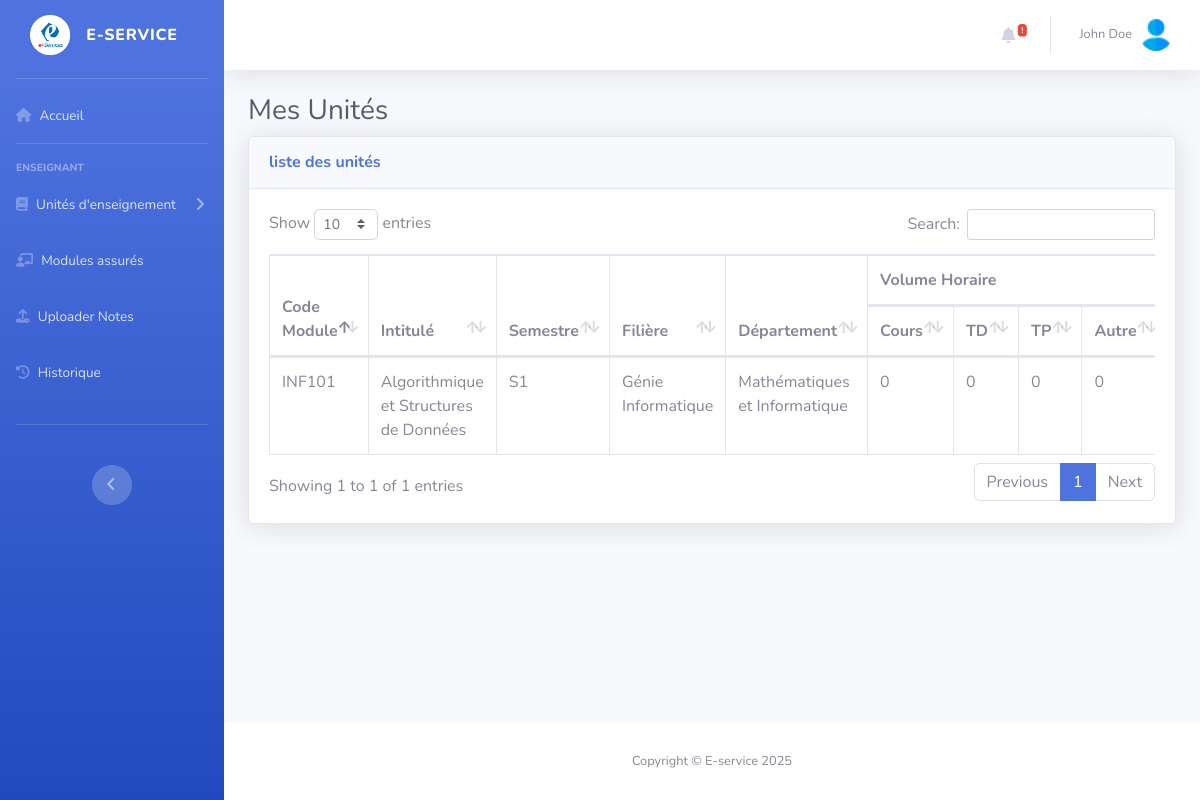
The page /Views/ProfViews/moduleAffec.php (signed in) on the database as committed earlier.
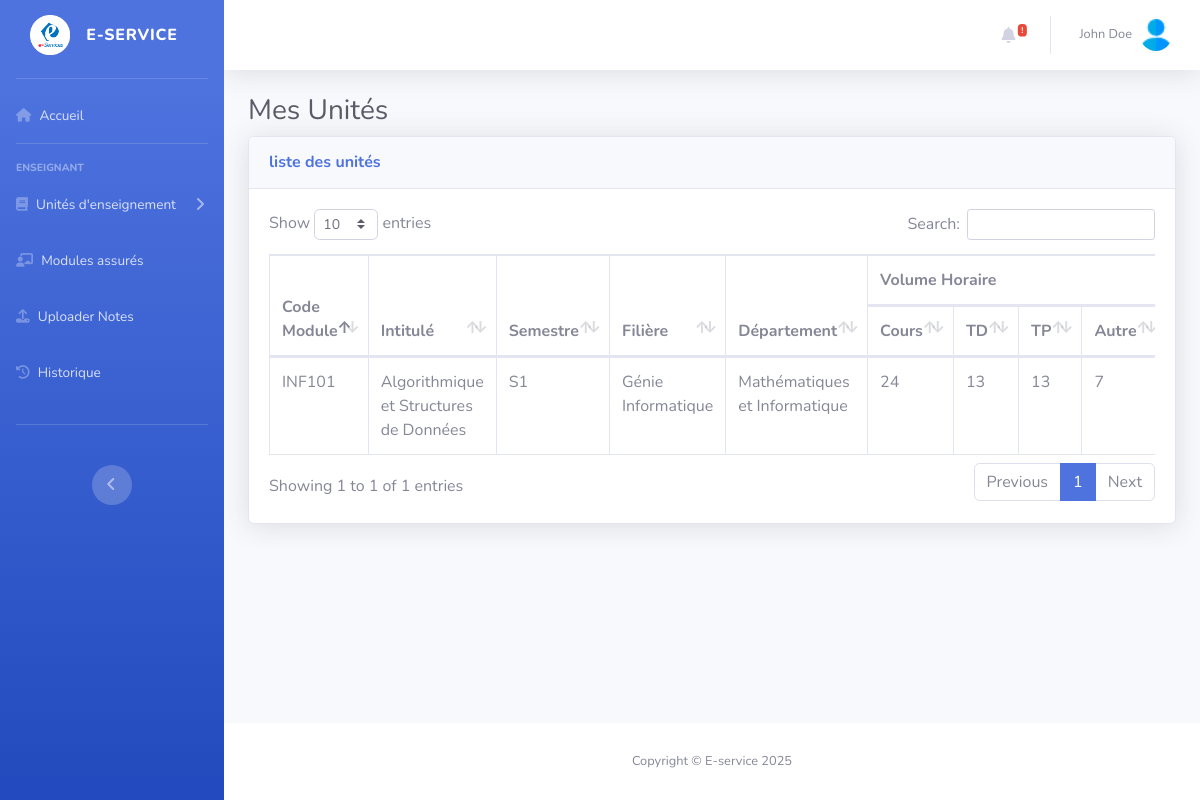
The same page on the database as committed later.
### tables this page shows
CREATE TABLE `utilisateurs` (
  `id` int(11) NOT NULL,
  `firstName` varchar(50) NOT NULL,
  `lastName` varchar(75) NOT NULL,
  `CIN` varchar(10) NOT NULL,
  `Birthdate` date NOT NULL,
  `email` varchar(50) NOT NULL,
  `password` varchar(255) NOT NULL,
  `speciality` varchar(70) NOT NULL,
  `id_departement` int(11) NOT NULL,
  `creation_date` datetime NOT NULL DEFAULT current_timestamp(),
  `must_change_password` tinyint(1) DEFAULT 1
);

CREATE TABLE `professeur` (
  `id_professeur` int(11) NOT NULL,
  `id_unit` int(11) NOT NULL,
  `Volume_horr` int(11) NOT NULL,
  `anneeUniversitaire` varchar(20) NOT NULL
);

CREATE TABLE `units` (
  `id` int(11) NOT NULL,
  `code_module` varchar(10) NOT NULL,
  `intitule` varchar(100) NOT NULL,
  `semestre` varchar(2) NOT NULL,
  `credits` decimal(11,2) NOT NULL,
  `speciality` varchar(50) NOT NULL,
  `departement_id` int(11) NOT NULL,
  `id_filiere` int(11) NOT NULL,
  `statut` tinyint(4) NOT NULL DEFAULT 0,
  `date_creation` datetime NOT NULL DEFAULT current_timestamp()
);

CREATE TABLE `filieres` (
  `id` int(11) NOT NULL,
  `label` varchar(100) NOT NULL,
  `acronym` varchar(10) NOT NULL,
  `id_departement` int(11) NOT NULL
);

CREATE TABLE `departement` (
  `id` int(11) NOT NULL,
  `departement_name` varchar(150) NOT NULL,
  `acronym` varchar(10) NOT NULL
);

CREATE TABLE `volumehorraire` (
  `id_unit` int(11) NOT NULL,
  `Cours` int(11) NOT NULL,
  `TD` int(11) NOT NULL,
  `TP` int(11) NOT NULL,
  `Autre` int(11) NOT NULL,
  `Evaluation` int(11) NOT NULL,
  `VolumeTotal` int(11) GENERATED ALWAYS AS (`Cours` + `TD` + `TP` + `Autre` + `Evaluation`) STORED
);

### Model/database.php (called while the page is built, shortened)
<?php
    function dataBaseConnection(){
        try{
            $pdo=new PDO('mysql:host=localhost;dbname=EserviceDB;port=3306;charset=utf8','root','',array(PDO::ATTR_ERRMODE=>PDO::ERRMODE_EXCEPTION));
        }catch(Exception $e){
            echo $e->getMessage();
        }
        return $pdo;
    }
    function GetFromDb($query,$values,$fetchAll=true){
        try {
            $pdo=dataBaseConnection();
            $stmt=$pdo->prepare($query);
            if (is_array($values)){
                $stmt->execute($values);
            }else{
                $stmt->execute([$values]);
            }
            if($fetchAll){
                $data=$stmt->fetchAll(PDO::FETCH_ASSOC);
            }else{
                $data=$stmt->fetch(PDO::FETCH_ASSOC);
            }
                if ($data === false) {
                    return false;
                }
                return $data;
        } catch (Exception $e) {
            error_log("Error : " . $e->getMessage());
            return false;
        }
    }

### Views/ProfViews/moduleAffec.php (the view, shortened to what this page needs)
<?php
    $data=GetFromDb("SELECT * FROM utilisateurs WHERE id=? ;",$_SESSION['id'],false);
    $userName=$data['firstName'].' '.$data['lastName'];
    $units=GetFromDb('SELECT * FROM units u JOIN professeur p ON u.id=p.id_unit WHERE p.id_professeur=?;',$_SESSION['id']);
?>
    <div id="wrapper">
    <?php require_once "../include/navBars/ProfNav.php";?>
    <?php require_once "../include/header.php";?>
        <div id="content-wrapper" class="d-flex flex-column">
            <div id="content">
                <div class="container-fluid">
                    <h1 class="h3 mb-2 text-gray-800">Mes Unités</h1>
                    <div class="card shadow mb-4">
                        <div class="card-header py-3 d-flex justify-content-between align-items-center">
                            <h6 class="m-0 font-weight-bold text-primary">liste des unités</h6>
                        </div>
                        <div class="card-body">
                            <div class="table-responsive">
                                <table class="table table-bordered" id="dataTable" width="100%" cellspacing="0">
                                    <thead>
                                        <tr>
                                            <th rowspan="2">Code Module</th>
                                            <th rowspan="2">Intitulé</th>
                                            <th rowspan="2">Semestre</th>
                                            <th rowspan="2">Filière</th>
                                            <th rowspan="2">Département</th>
                                            <th colspan="5">Volume Horaire</th>
                                        </tr>
                                        <tr>
                                            <th>Cours</th>
                                            <th>TD</th>
                                            <th>TP</th>
                                            <th>Autre</th>
                                        </tr>
                                    </thead>
                                    <tbody>
                                    <?php foreach($units as $unit){
                                            $department = GetFromDb("SELECT * FROM departement WHERE id=? ;",$unit['departement_id'],false);
                                            $filiere = GetFromDb("SELECT * FROM filieres WHERE id=? ;",$unit['id_filiere'],false);
                                            $hours=GetFromDb('SELECT * FROM volumehorraire WHERE id_unit=?;',$unit['id'],false);
                                            $cours = $hours['Cours'] ?? 0;
                                            $td = $hours['TD'] ?? 0;
                                            $tp = $hours['TP'] ?? 0;
                                            $autre = $hours['Autre'] ?? 0;
                                    ?>
                                        <tr>
                                            <td><?php echo $unit['code_module'];?></td>
                                            <td><?php echo $unit['intitule'];?></td>
                                            <td><?php echo $unit['semestre'];?></td>
                                            <td>
                                                <?php echo ($filiere && isset($filiere['label'])) ? $filiere['label'] : ''; ?>
                                            </td>
                                            <td>
                                                <?php echo ($department && isset($department['departement_name'])) ? $department['departement_name'] : ''; ?>
                                            </td>
                                            <td><?php echo $cours;?></td>
                                            <td><?php echo $td;?></td>
                                            <td><?php echo $tp;?></td>
                                            <td><?php echo $autre;?></td>
                                        </tr>
                                       <?php }?>
                                    </tbody>
                                </table>
                            </div>
                        </div>
                    </div>
                </div>
            </div>
        </div>
    </div>
    <?php require_once "../include/footer.php";?>
<?php
    $content=ob_get_clean();
    include_once "../dashboards.php";
?>

### Views/include/navBars/ProfNav.php (shortened to what this page needs)
<ul class="navbar-nav bg-gradient-primary sidebar sidebar-dark accordion" id="accordionSidebar">
    <a class="sidebar-brand d-flex align-items-center justify-content-center" href="index.php">
        <div class="sidebar-brand-icon">
            <img src="..\..\startbootstrap-sb-admin-2-gh-pages\img\logo2.png" alt="Logo" style="width: 40px; height: 40px;">
        </div>
        <div class="sidebar-brand-text mx-3">E-service</div>
    </a>
    <hr class="sidebar-divider my-2">
    <li class="nav-item">
        <a class="nav-link" href="../ProfViews/index.php">
            <i class="fas fa-home"></i>
            <span>Accueil</span>
        </a>
    </li>
    <hr class="sidebar-divider">
    <div class="sidebar-heading">
        Enseignant
    </div>
    <li class="nav-item">
        <a class="nav-link collapsed" href="#" data-toggle="collapse" data-target="#collapseUE"
            aria-expanded="false" aria-controls="collapseUE">
            <i class="fas fa-book"></i>
            <span>Unités d'enseignement</span>
        </a>
    </li>
    <li class="nav-item">
        <a class="nav-link" href="moduleAffec.php">
            <i class="fas fa-chalkboard-teacher"></i>
            <span>Modules assurés</span>
        </a>
    </li>
 <li class="nav-item">
        <a class="nav-link" href="upload_notes.php">
            <i class="fas fa-upload"></i>
            <span>Uploader Notes</span>
        </a>
    </li>
    <li class="nav-item">
        <a class="nav-link" href="#">
            <i class="fas fa-history"></i>
            <span>Historique</span>
        </a>
    </li><br>
    <hr class="sidebar-divider d-none d-md-block"><br>
    <div class="text-center d-none d-md-inline">
             <button class="rounded-circle border-0" id="sidebarToggle"></button>
        </div>
</ul>

### Views/include/header.php (shortened to what this page needs)
<div id="content-wrapper" class="d-flex flex-column">
    <div id="content">
        <nav class="navbar navbar-expand navbar-light bg-white topbar mb-4 static-top shadow">
            <ul class="navbar-nav ml-auto">
                <li class="nav-item dropdown no-arrow mx-1">
                <a class="nav-link dropdown-toggle" href="#" id="alertsDropdown" role="button"
                    data-toggle="dropdown" aria-haspopup="true" aria-expanded="false">
                    <i class="fas fa-bell fa-fw"></i>
                    <span class="badge badge-danger badge-counter">!</span>
                </a>
                </li>
                <li class="nav-item dropdown no-arrow">
                    <a class="nav-link dropdown-toggle" href="#" id="userDropdown" role="button"
                        data-toggle="dropdown" aria-haspopup="true" aria-expanded="false">
                        <span class="mr-2 d-none d-lg-inline text-gray-600 small"><?= $userName ?></span>
                        <img class="img-profile rounded-circle"
                            src="..\..\startbootstrap-sb-admin-2-gh-pages\img\logo3.png">
                    </a>
                </li>
            </ul>
        </nav>

### Views/include/footer.php (shortened to what this page needs)
<footer class="sticky-footer bg-white">
              <div class="container my-auto">
                  <div class="copyright text-center my-auto">
                      <span>Copyright &copy; E-service 2025</span>
                  </div>
              </div>
          </footer>
      </div>
  </div>

### Views/dashboards.php (shortened to what this page needs)
<!DOCTYPE html>
<html lang="en">
<head>
    <link href="..\..\startbootstrap-sb-admin-2-gh-pages\vendor\fontawesome-free\css\all.min.css" rel="stylesheet" type="text/css">
    <link href="..\..\startbootstrap-sb-admin-2-gh-pages\css\sb-admin-2.min.css" rel="stylesheet">
    <link href="..\..\startbootstrap-sb-admin-2-gh-pages\vendor\datatables\dataTables.bootstrap4.min.css" rel="stylesheet">
    <link rel="stylesheet" href="https://cdnjs.cloudflare.com/ajax/libs/font-awesome/6.7.2/css/all.min.css" />
</head>
<body id="page-top">
    <?php  echo $content;?>
</body>
</html>

Rows that differ between the two databases and show on the page:
changed professeur "INF101": volumehorraire.Cours "0" → "24"; volumehorraire.TD "0" → "13"; volumehorraire.TP "0" → "13"; volumehorraire.Autre "0" → "7"
